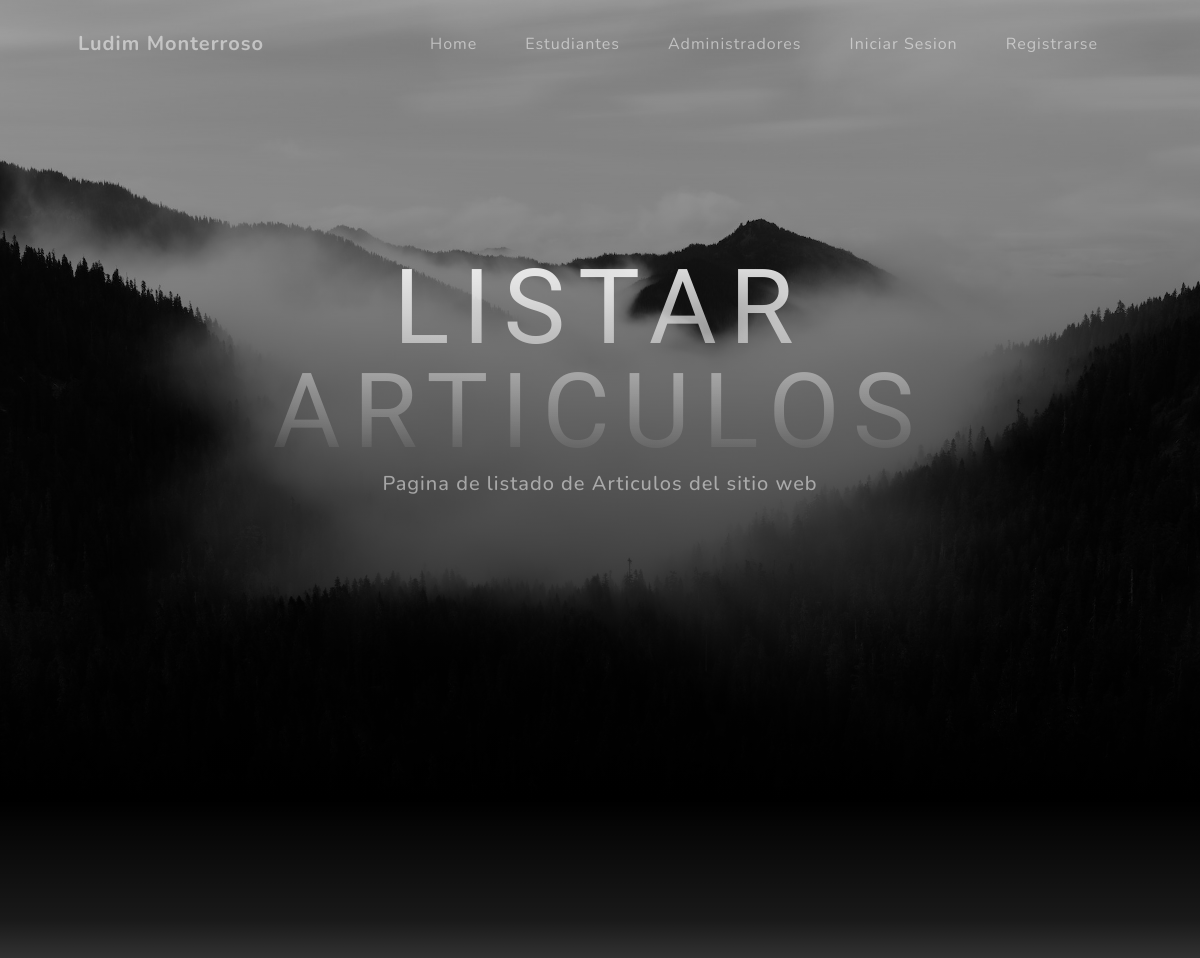
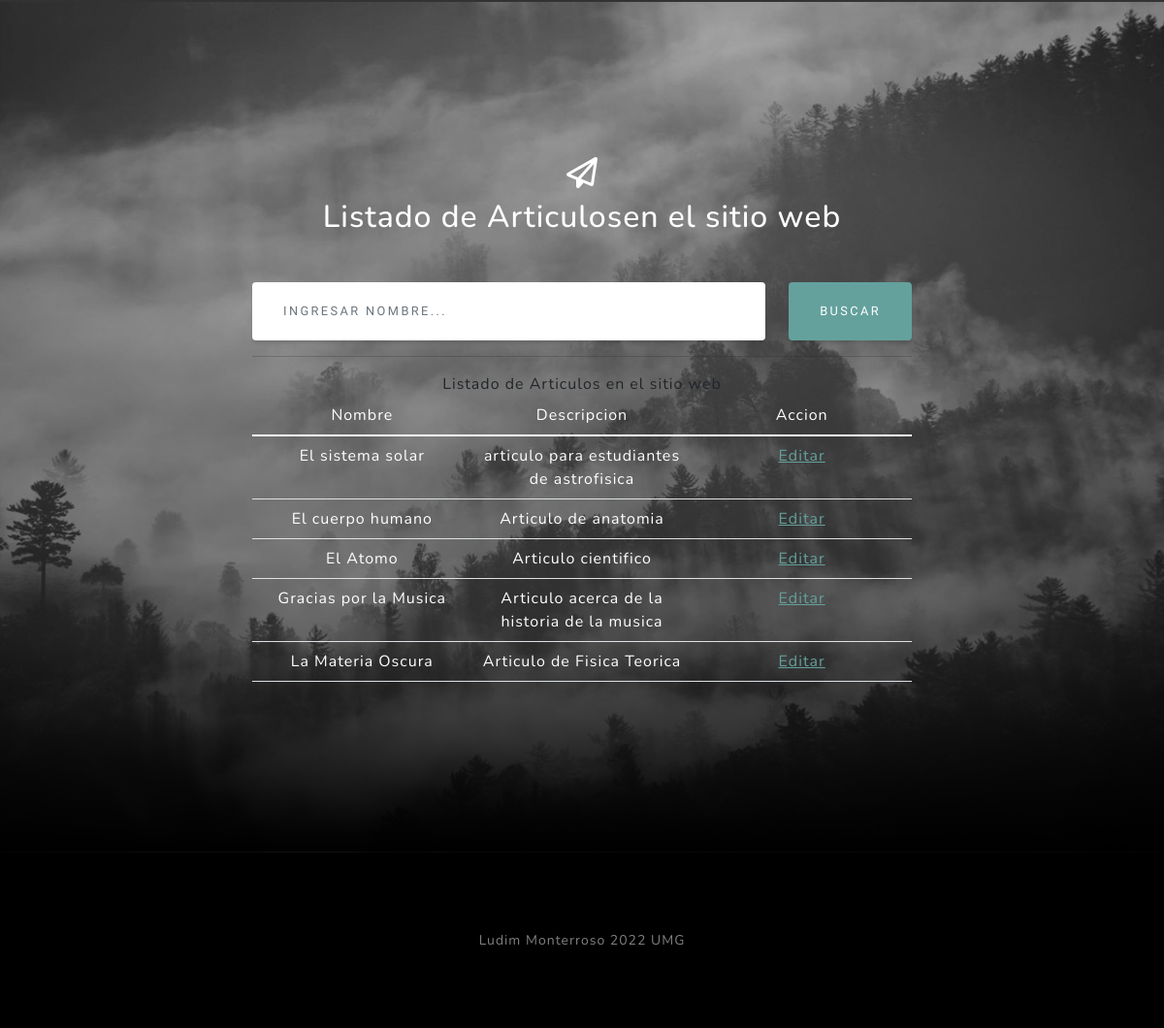
The app's page /home/listararticulos/ with its own data (2 pictures, top to bottom).
### Apps/home/models.py (models this page shows, shortened)
class Articulo(models.Model):
    nombre= models.CharField(max_length=100)
    descripcion= models.CharField(max_length=100)
    creacion = models.DateTimeField(auto_now_add = True)

### Apps/home/views.py (the view)
# urls.py: path('listararticulos/',ListarArticulosView.as_view(), name='listararticulosapp'),
class ListarArticulosView(ListView):
    template_name='listararticulos.html'
    model = Articulo
    def get_queryset(self):
        vNombre = self.request.GET.get('nombre')
        if(vNombre):
            return Articulo.objects.filter(nombre__icontains=vNombre)
        else:
            return Articulo.objects.all()

### Apps/home/templates/listararticulos.html (shortened to what this page needs)
{% extends 'base.html' %}
{% block contenido %}
    <header class="masthead">
        <div class="container px-4 px-lg-5 d-flex h-100 align-items-center justify-content-center">
            <div class="d-flex justify-content-center">
                <div class="text-center">
                    <h1 class="mx-auto my-0 text-uppercase">LISTAR ARTICULOS</h1>
                    <h2 class="text-white-50 mx-auto mt-2 mb-5">Pagina de listado de Articulos del sitio web</h2>
                </div>
            </div>
        </div>
    </header>
    <section class="about-section text-center" id="about">
    </section>
    <section class="signup-section" id="signup">
        <div class="container px-4 px-lg-5">
            <div class="row gx-4 gx-lg-5">
                <div class="col-md-10 col-lg-8 mx-auto text-center">
                    <i class="far fa-paper-plane fa-2x mb-2 text-white"></i>
                    <h2 class="text-white mb-5">Listado de Articulosen el sitio web</h2>
                    <form class="form-signup" id="contactForm" data-sb-form-api-token="API_TOKEN" action="" method="GET">
                        <div class="row input-group-newsletter">
                            <div class="col">
                                <input class="form-control" id="emailAddress" type="text" name="nombre" value="{{request.GET.nombre}}" placeholder="ingresar nombre...">
                            </div>
                            <div class="col-auto">
                                <button class="btn btn-primary" id="submitButton" type="submit">Buscar</button>
                            </div>
                        </div>
                    </form>
                    <hr>
                    <caption>Listado de Articulos en el sitio web</caption>
                    <table class="table" style="color:#FFFFFF">
                        <thead>
                            <tr>
                                <td class="col-4 themed-grid-col">Nombre</td>
                                <td class="col-4 themed-grid-col">Descripcion</td>
                                <td class="col-4 themed-grid-col">Accion</td>
                            </tr>
                        </thead>
                        <tbody>
                            {% for est in object_list %}
                            <tr>
                                <td>
                                    {{ est.nombre }}
                                </td>
                                <td>
                                    {{ est.descripcion }}
                                </td>
                                <td>
                                    <a href="{% url 'home:editararticulosapp' est.id %}" >Editar</a>
                                </td>
                            </tr>
                            {% endfor %}
                        </tbody>
                    </table>
                </div>
            </div>
        </div>
    </section>
{% endblock %}

### records on screen
Articulo: nombre "El sistema solar", descripcion "articulo para estudiantes de astrofisica"
Articulo: nombre "El cuerpo humano", descripcion "Articulo de anatomia"
Articulo: nombre "El Atomo", descripcion "Articulo cientifico"
Articulo: nombre "Gracias por la Musica", descripcion "Articulo acerca de la historia de la musica"
Articulo: nombre "La Materia Oscura", descripcion "Articulo de Fisica Teorica"
